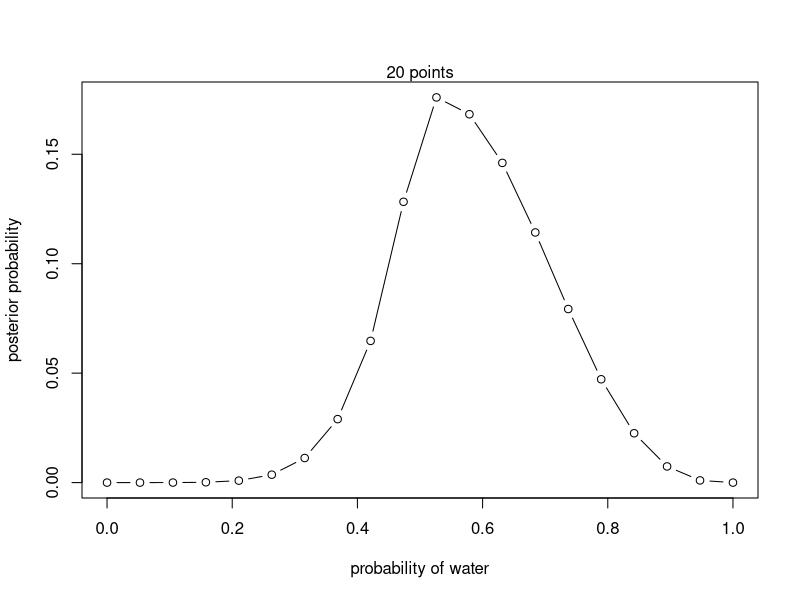

Recreate this plot in R.
#define grid
p_grid <- seq( from=0, to=1, length.out=20)

#define prior
#prior <- ifelse(p_grid<0.5,0,1)
prior <- exp(-5*abs(p_grid- 0.5))

#compute likelihood at each value in the grid
likelihood <- dbinom(6, size = 9, prob = p_grid)

#compute product of likelihood and prior
unstd.posterior <- likelihood * prior

# standardize the posterior, so it sums to 1
posterior <- unstd.posterior/ sum(unstd.posterior)

# plot the posterior distribution

plot(p_grid, posterior, type = "b", 
     xlab = "probability of water", ylab ="posterior probability")

mtext("20 points")